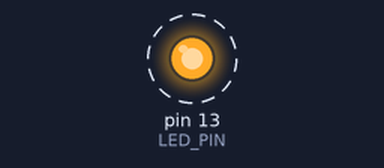
A sketch run on a simulated Arduino Uno, built with avr-gcc and run on an emulated ATmega328P. On the bench: output pins drawn as LEDs (lit = HIGH). Dashed ring = blinking.

Above: at 0.5 s.
Timing chart, 0 to 4.6 s (numbered marks = the images above):
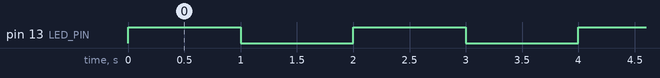

The sketch:

001_led_pin13.ino
```cpp
// (licence header left out)
const unsigned int LED_PIN = 13;

void setup() {
  // imposto il LED come output, di default i pin sono in modalita' INPUT
  pinMode(LED_PIN, OUTPUT);
}

void loop() {
  // accendi il LED
  digitalWrite(LED_PIN, HIGH);
  // aspetta 1 secondo
  delay(1000);
  // spegni il LED
  digitalWrite(LED_PIN, LOW);
  // aspetta un secondo
  delay(1000);
}
```

Measured:
- by itself, pin 13 (LED_PIN): alternates HIGH for 1.0 s and LOW for 1.0 s
